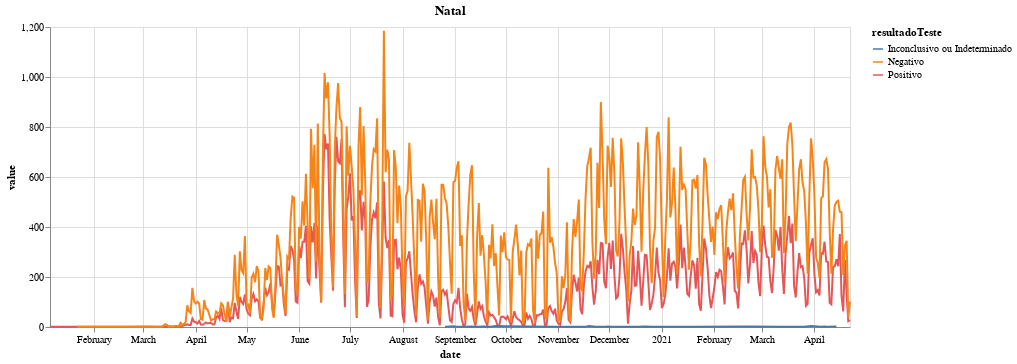

Notebook source saved alongside this figure:
### Code cell
plot_notificacao_dataset('Natal', 'RN')

### Figure 1 — Vega-Lite specification as saved in the notebook (floating-point values rounded to 4 significant figures; data arrays with more than 128 entries replaced by an {"elided": "..."} marker saying what was removed)
{"config": {"view": {"continuousWidth": 400, "continuousHeight": 300}}, "data": {"name": "data-2c40c25d24c0dd3af09f3e710764155f"}, "mark": "line", "encoding": {"color": {"type": "nominal", "field": "resultadoTeste"}, "x": {"type": "temporal", "field": "date"}, "y": {"type": "quantitative", "field": "value"}}, "title": "Natal", "width": 800, "$schema": "https://vega.github.io/schema/vega-lite/v4.8.1.json", "datasets": {"data-2c40c25d24c0dd3af09f3e710764155f": {"elided": "866 records"}}}
